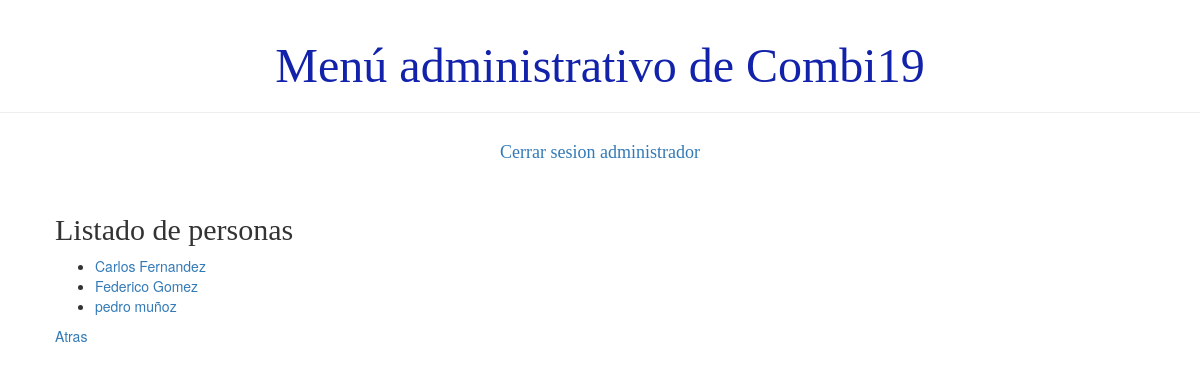
Screenshot of /usuario/listaPersona/ with the database file from the repository.
### demo1/models.py (models this page shows)
class Persona(models.Model):
    usuario = models.ForeignKey('auth.User', on_delete=models.CASCADE)
    dni = models.IntegerField(unique=True)
    telefono = models.BigIntegerField()
    activo = models.BooleanField(default=True)
    def __str__(self):
        return '%s %s' % (self.usuario.first_name, self.usuario.last_name)

### demo1/views.py (the view)
# urls.py: path('usuario/listaPersona/', views.listado_persona, name= 'listado_persona'),
def listado_persona(request):
    personas= Persona.objects.all()
    return render(request, 'demo1/listados/listado_persona.html', {'personas':personas})

### demo1/templates/demo1/listados/listado_persona.html
{% extends 'demo1/base.html' %}
{% block content %}
    <h2>Listado de personas</h2>
    <div>
        <ul>
        {% for persona in personas %}
            <li><a href="">{{ persona }}</a></li>
        {% endfor %}
        </ul>
    </div>
    <div><a href="{% url 'principal' %}">Atras</a></div>
{% endblock %}

### demo1/static/css/demo1.css (style rules this page uses)
h1, h2, h3, h4 { font-family: 'Lobster', cursive; }

### rows the page displays
Persona: usuario.last_name "Carlos Fernandez"
Persona: usuario.last_name "Federico Gomez"
Persona: usuario.last_name "pedro muñoz"
